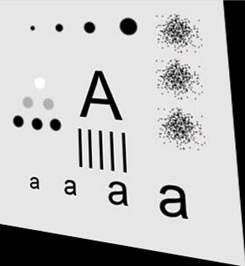
%> input picture 数字图像处理与分析/labs/lab1/pics/alphabet2.jpg, 245 x 266 px
$ octave Lab1_4.m   (GNU Octave 9; MATLAB toolbox functions it lacks are replaced by stand-ins)
%> lines starting %> are read from the running program, lines starting %| are printed output that depends on the picture
clc;
clear;
close all;


% This is the lab for digital image courses
% Task 1-4


origin = imread("./pics/alphabet2.jpg");
%> origin is the input picture: size 266x245x3 uint8; mean R, G, B 190.2, 190.2, 190.2
right = imread("./pics/alphabet1.jpg");
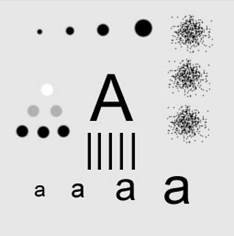
%> input picture 数字图像处理与分析/labs/lab1/pics/alphabet1.jpg, 234 x 236 px
%> right is the input picture: size 236x234x3 uint8; min 0, max 255, mean 216.2

figure();
subplot(1, 2, 2);
imshow(right);
title("标准图像");

subplot(1, 2, 1);
imshow(origin);
title("变形图像");
text(160, -70,'请在变形图像中选取第一个点');
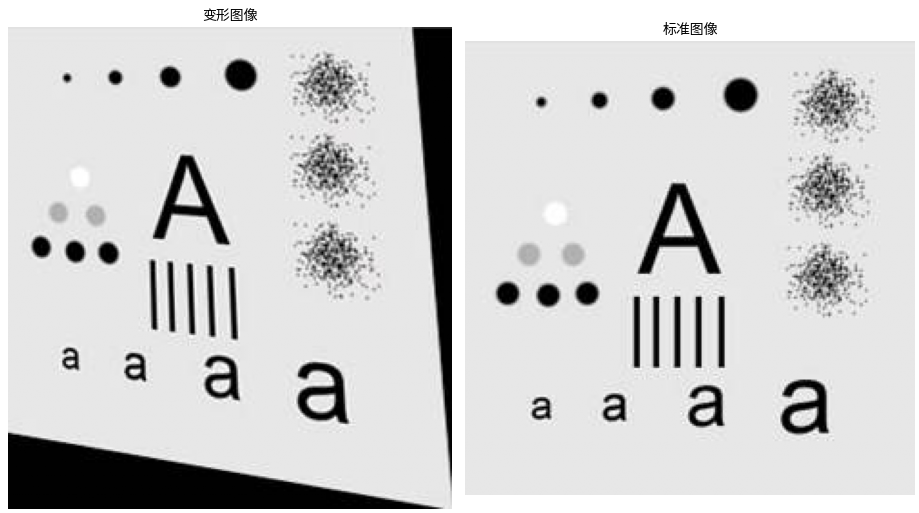
%> figure redrawn from the program's plot data, 2 panels
%> (the run ends here)
